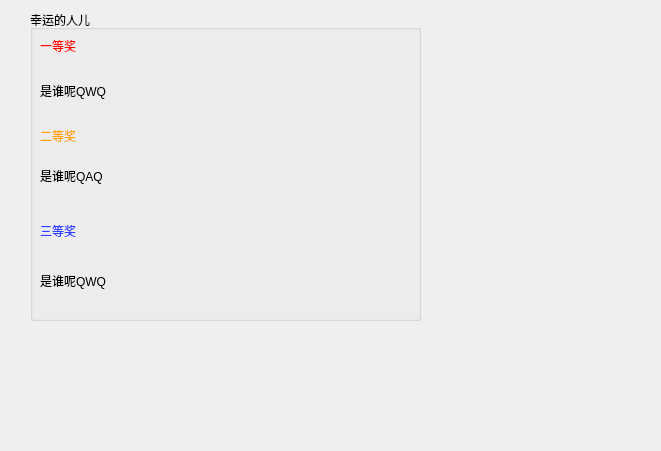
<?xml version="1.0" encoding="UTF-8"?>
<ui version="4.0">
 <class>Form</class>
 <widget class="QWidget" name="Form">
  <property name="geometry">
   <rect>
    <x>0</x>
    <y>0</y>
    <width>661</width>
    <height>451</height>
   </rect>
  </property>
  <property name="windowTitle">
   <string>Form</string>
  </property>
  <property name="styleSheet">
   <string notr="true"/>
  </property>
  <widget class="QGroupBox" name="groupBox">
   <property name="geometry">
    <rect>
     <x>30</x>
     <y>10</y>
     <width>391</width>
     <height>311</height>
    </rect>
   </property>
   <property name="title">
    <string>幸运的人儿</string>
   </property>
   <widget class="QLabel" name="label_1">
    <property name="geometry">
     <rect>
      <x>10</x>
      <y>0</y>
      <width>101</width>
      <height>71</height>
     </rect>
    </property>
    <property name="styleSheet">
     <string notr="true">font: 14pt &quot;华文琥珀&quot;;
color: rgb(255, 11, 3);</string>
    </property>
    <property name="text">
     <string>一等奖</string>
    </property>
   </widget>
   <widget class="QLabel" name="label_2">
    <property name="geometry">
     <rect>
      <x>10</x>
      <y>100</y>
      <width>121</width>
      <height>51</height>
     </rect>
    </property>
    <property name="styleSheet">
     <string notr="true">font: 14pt &quot;华文琥珀&quot;;
color:rgb(255, 162, 0)</string>
    </property>
    <property name="text">
     <string>二等奖</string>
    </property>
   </widget>
   <widget class="QLabel" name="label_3">
    <property name="geometry">
     <rect>
      <x>10</x>
      <y>180</y>
      <width>191</width>
      <height>81</height>
     </rect>
    </property>
    <property name="styleSheet">
     <string notr="true">font: 14pt &quot;华文琥珀&quot;;
color:rgb(48, 62, 255)</string>
    </property>
    <property name="text">
     <string>三等奖</string>
    </property>
   </widget>
   <widget class="QLabel" name="label_name1">
    <property name="geometry">
     <rect>
      <x>10</x>
      <y>50</y>
      <width>411</width>
      <height>61</height>
     </rect>
    </property>
    <property name="styleSheet">
     <string notr="true">font: 12pt &quot;华文仿宋&quot;;</string>
    </property>
    <property name="text">
     <string>是谁呢QWQ</string>
    </property>
   </widget>
   <widget class="QLabel" name="label_name2">
    <property name="geometry">
     <rect>
      <x>10</x>
      <y>140</y>
      <width>371</width>
      <height>51</height>
     </rect>
    </property>
    <property name="styleSheet">
     <string notr="true">font: 12pt &quot;华文仿宋&quot;;</string>
    </property>
    <property name="text">
     <string>是谁呢QAQ</string>
    </property>
   </widget>
   <widget class="QLabel" name="label_name3">
    <property name="geometry">
     <rect>
      <x>10</x>
      <y>240</y>
      <width>371</width>
      <height>61</height>
     </rect>
    </property>
    <property name="styleSheet">
     <string notr="true">font: 12pt &quot;华文仿宋&quot;;</string>
    </property>
    <property name="text">
     <string>是谁呢QWQ</string>
    </property>
   </widget>
  </widget>
 </widget>
 <resources/>
 <connections/>
</ui>
